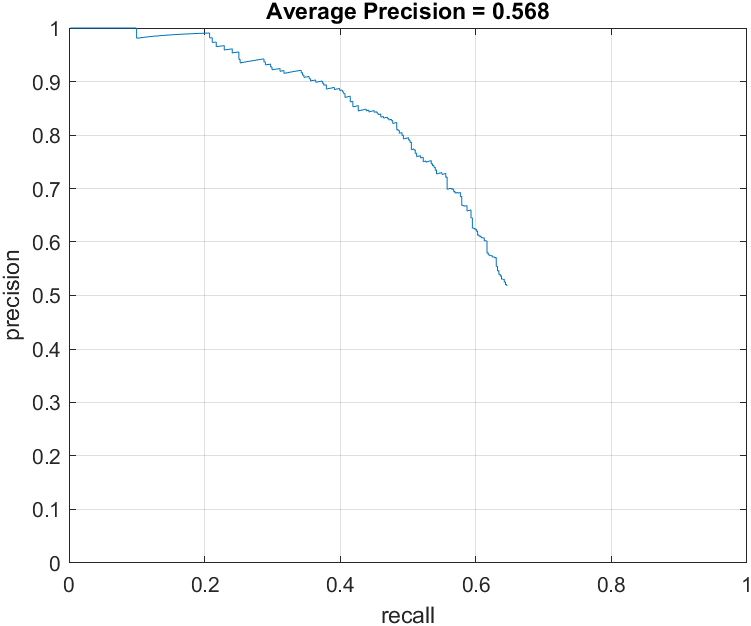
%> input picture code_and_images/best-precision-recall.png, 751 x 626 px
$ octave detect_summary.m   (GNU Octave 9; MATLAB toolbox functions it lacks are replaced by stand-ins)
%> lines starting %> are read from the running program, lines starting %| are printed output that depends on the picture
disp("First, we generate a grid of features across the entire image along")
disp("with concatenating the features into 6x6 bins, and classifying them (as if they represent 36x36-pixel faces)");

fprintf('\n')

disp("We increased the number of most condident prediction to improve recall.")
disp("We also verified that it did not exceed the number of predictions found")

fprintf('\n')
disp("After completeing the single window face detection and see bad results with non-max suppression")
disp("we implemented multi-scale face detection on various scale factors.")
fprintf('\n')
disp("Initally, we used inverse powers of 2 as scaling factors and recieved a max")
disp("average percision of 0.340. By reducing the scaling factors increments")
disp("we observed much better average persicion at around 0.520")

fprintf('\n')
disp("Our final optimization was to implement a confidence threshold where we")
disp("ignored any bounding box with a condifence lower than 0.65. This along with")
disp("an overlay threshold of 0.50 resulted in an average percision of 0.584")
fprintf('\n')
disp("Please press enter to view our best precision-recall graph:")
pause;

persicionRecall=imread('best-precision-recall.png');
%> persicionRecall is the input picture: size 626x751x3 uint8; mean R, G, B 250.7, 250.9, 251
imshow(persicionRecall)

disp("Please press enter to view our best recall-false positive graph:")
pause;
recallFalsePos=imread('best-recall-falsepos.png');
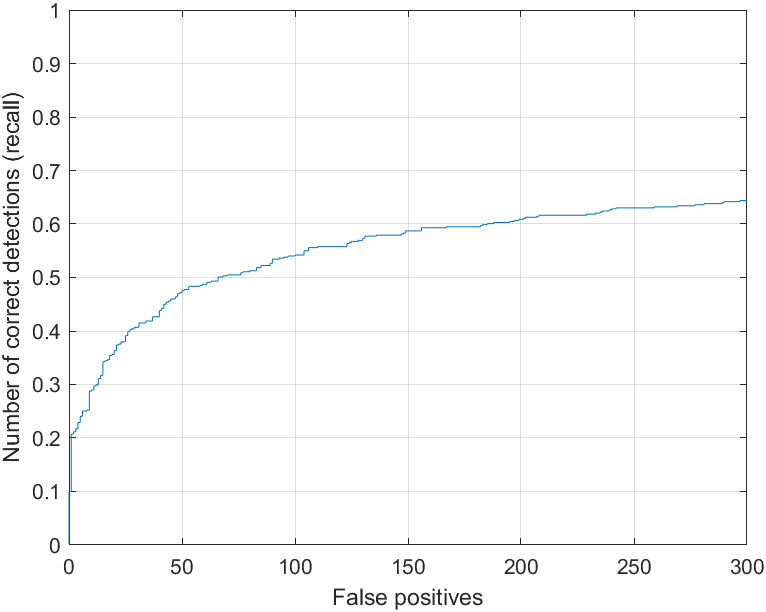
%> input picture code_and_images/best-recall-falsepos.png, 766 x 612 px
%> recallFalsePos is the input picture: size 612x766x3 uint8; mean R, G, B 250.5, 250.7, 250.9
imshow(recallFalsePos)

fprintf('\n')

disp("Please press enter to view our best class image results:")
pause;
fprintf('\n')

disp("By observing the preditions made on the class image we have come up with")
disp("the following confusion matrix roughly quantifying our results.")

cMatrix = imread("class-confusion-matrix.png");
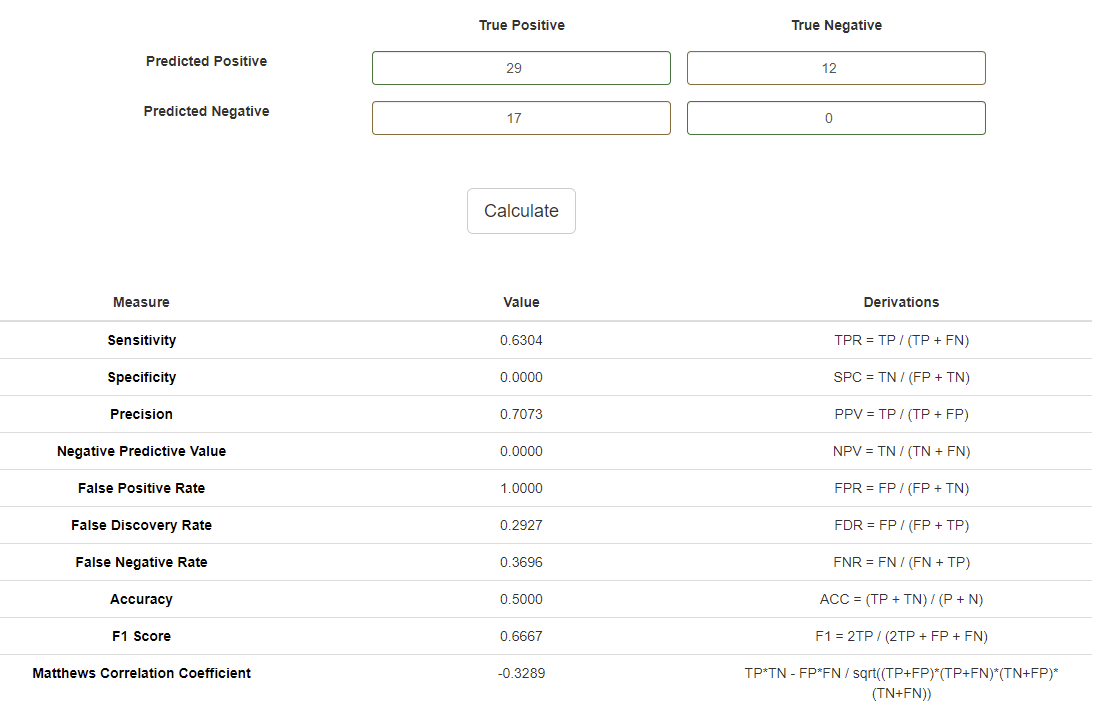
%> input picture code_and_images/class-confusion-matrix.png, 1115 x 722 px
%> cMatrix is the input picture: size 722x1115x3 uint8; mean R, G, B 250.7, 250.6, 250.5
imshow(cMatrix);

disp("Here you can see a percision of about 0.7 and an accuracy of 0.5")
